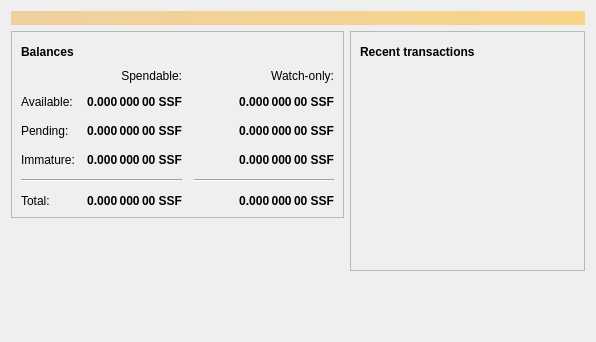
<?xml version="1.0" encoding="UTF-8"?>
<ui version="4.0">
 <class>OverviewPage</class>
 <widget class="QWidget" name="OverviewPage">
  <property name="geometry">
   <rect>
    <x>0</x>
    <y>0</y>
    <width>596</width>
    <height>342</height>
   </rect>
  </property>
  <property name="windowTitle">
   <string>Form</string>
  </property>
  <layout class="QVBoxLayout" name="topLayout">
   <item>
    <widget class="QLabel" name="labelAlerts">
     <property name="visible">
      <bool>false</bool>
     </property>
     <property name="styleSheet">
      <string notr="true">QLabel { background-color: qlineargradient(x1: 0, y1: 0, x2: 1, y2: 0, stop:0 #F0D0A0, stop:1 #F8D488); color:#000000; }</string>
     </property>
     <property name="wordWrap">
      <bool>true</bool>
     </property>
     <property name="margin">
      <number>3</number>
     </property>
     <property name="textInteractionFlags">
      <set>Qt::TextSelectableByMouse</set>
     </property>
    </widget>
   </item>
   <item>
    <layout class="QHBoxLayout" name="horizontalLayout" stretch="1,1">
     <item>
      <layout class="QVBoxLayout" name="verticalLayout_2">
       <item>
        <widget class="QFrame" name="frame">
         <property name="frameShape">
          <enum>QFrame::StyledPanel</enum>
         </property>
         <property name="frameShadow">
          <enum>QFrame::Raised</enum>
         </property>
         <layout class="QVBoxLayout" name="verticalLayout_4">
          <item>
           <layout class="QHBoxLayout" name="horizontalLayout_4">
            <item>
             <widget class="QLabel" name="label_5">
              <property name="font">
               <font>
                <weight>75</weight>
                <bold>true</bold>
               </font>
              </property>
              <property name="text">
               <string>Balances</string>
              </property>
             </widget>
            </item>
            <item>
             <widget class="QPushButton" name="labelWalletStatus">
              <property name="enabled">
               <bool>true</bool>
              </property>
              <property name="maximumSize">
               <size>
                <width>30</width>
                <height>16777215</height>
               </size>
              </property>
              <property name="toolTip">
               <string>The displayed information may be out of date. Your wallet automatically synchronizes with the SolarCoin network after a connection is established, but this process has not completed yet.</string>
              </property>
              <property name="text">
               <string/>
              </property>
              <property name="icon">
               <iconset resource="../bitcoin.qrc">
                <normaloff>:/icons/warning</normaloff>
                <disabledoff>:/icons/warning</disabledoff>:/icons/warning</iconset>
              </property>
              <property name="iconSize">
               <size>
                <width>24</width>
                <height>24</height>
               </size>
              </property>
              <property name="flat">
               <bool>true</bool>
              </property>
             </widget>
            </item>
            <item>
             <spacer name="horizontalSpacer_3">
              <property name="orientation">
               <enum>Qt::Horizontal</enum>
              </property>
              <property name="sizeHint" stdset="0">
               <size>
                <width>40</width>
                <height>20</height>
               </size>
              </property>
             </spacer>
            </item>
           </layout>
          </item>
          <item>
           <layout class="QGridLayout" name="gridLayout">
            <property name="spacing">
             <number>12</number>
            </property>
            <item row="2" column="2">
             <widget class="QLabel" name="labelWatchPending">
              <property name="font">
               <font>
                <weight>75</weight>
                <bold>true</bold>
               </font>
              </property>
              <property name="cursor">
               <cursorShape>IBeamCursor</cursorShape>
              </property>
              <property name="toolTip">
               <string>Unconfirmed transactions to watch-only addresses</string>
              </property>
              <property name="text">
               <string notr="true">0.000 000 00 SSF</string>
              </property>
              <property name="alignment">
               <set>Qt::AlignRight|Qt::AlignTrailing|Qt::AlignVCenter</set>
              </property>
              <property name="textInteractionFlags">
               <set>Qt::LinksAccessibleByMouse|Qt::TextSelectableByKeyboard|Qt::TextSelectableByMouse</set>
              </property>
             </widget>
            </item>
            <item row="2" column="1">
             <widget class="QLabel" name="labelUnconfirmed">
              <property name="font">
               <font>
                <weight>75</weight>
                <bold>true</bold>
               </font>
              </property>
              <property name="cursor">
               <cursorShape>IBeamCursor</cursorShape>
              </property>
              <property name="toolTip">
               <string>Total of transactions that have yet to be confirmed, and do not yet count toward the spendable balance</string>
              </property>
              <property name="text">
               <string notr="true">0.000 000 00 SSF</string>
              </property>
              <property name="alignment">
               <set>Qt::AlignRight|Qt::AlignTrailing|Qt::AlignVCenter</set>
              </property>
              <property name="textInteractionFlags">
               <set>Qt::LinksAccessibleByMouse|Qt::TextSelectableByKeyboard|Qt::TextSelectableByMouse</set>
              </property>
             </widget>
            </item>
            <item row="3" column="2">
             <widget class="QLabel" name="labelWatchImmature">
              <property name="font">
               <font>
                <weight>75</weight>
                <bold>true</bold>
               </font>
              </property>
              <property name="cursor">
               <cursorShape>IBeamCursor</cursorShape>
              </property>
              <property name="toolTip">
               <string>Mined balance in watch-only addresses that has not yet matured</string>
              </property>
              <property name="text">
               <string notr="true">0.000 000 00 SSF</string>
              </property>
              <property name="alignment">
               <set>Qt::AlignRight|Qt::AlignTrailing|Qt::AlignVCenter</set>
              </property>
              <property name="textInteractionFlags">
               <set>Qt::LinksAccessibleByMouse|Qt::TextSelectableByKeyboard|Qt::TextSelectableByMouse</set>
              </property>
             </widget>
            </item>
            <item row="4" column="0" colspan="2">
             <widget class="Line" name="line">
              <property name="orientation">
               <enum>Qt::Horizontal</enum>
              </property>
             </widget>
            </item>
            <item row="4" column="2">
             <widget class="Line" name="lineWatchBalance">
              <property name="sizePolicy">
               <sizepolicy hsizetype="Preferred" vsizetype="Fixed">
                <horstretch>0</horstretch>
                <verstretch>0</verstretch>
               </sizepolicy>
              </property>
              <property name="minimumSize">
               <size>
                <width>140</width>
                <height>0</height>
               </size>
              </property>
              <property name="orientation">
               <enum>Qt::Horizontal</enum>
              </property>
             </widget>
            </item>
            <item row="5" column="0">
             <widget class="QLabel" name="labelTotalText">
              <property name="text">
               <string>Total:</string>
              </property>
             </widget>
            </item>
            <item row="3" column="1">
             <widget class="QLabel" name="labelImmature">
              <property name="font">
               <font>
                <weight>75</weight>
                <bold>true</bold>
               </font>
              </property>
              <property name="cursor">
               <cursorShape>IBeamCursor</cursorShape>
              </property>
              <property name="toolTip">
               <string>Mined balance that has not yet matured</string>
              </property>
              <property name="text">
               <string notr="true">0.000 000 00 SSF</string>
              </property>
              <property name="alignment">
               <set>Qt::AlignRight|Qt::AlignTrailing|Qt::AlignVCenter</set>
              </property>
              <property name="textInteractionFlags">
               <set>Qt::LinksAccessibleByMouse|Qt::TextSelectableByKeyboard|Qt::TextSelectableByMouse</set>
              </property>
             </widget>
            </item>
            <item row="2" column="3">
             <spacer name="horizontalSpacer_2">
              <property name="orientation">
               <enum>Qt::Horizontal</enum>
              </property>
              <property name="sizeHint" stdset="0">
               <size>
                <width>40</width>
                <height>20</height>
               </size>
              </property>
             </spacer>
            </item>
            <item row="3" column="0">
             <widget class="QLabel" name="labelImmatureText">
              <property name="text">
               <string>Immature:</string>
              </property>
             </widget>
            </item>
            <item row="5" column="1">
             <widget class="QLabel" name="labelTotal">
              <property name="font">
               <font>
                <weight>75</weight>
                <bold>true</bold>
               </font>
              </property>
              <property name="cursor">
               <cursorShape>IBeamCursor</cursorShape>
              </property>
              <property name="toolTip">
               <string>Your current total balance</string>
              </property>
              <property name="text">
               <string notr="true">0.000 000 00 SSF</string>
              </property>
              <property name="alignment">
               <set>Qt::AlignRight|Qt::AlignTrailing|Qt::AlignVCenter</set>
              </property>
              <property name="textInteractionFlags">
               <set>Qt::LinksAccessibleByMouse|Qt::TextSelectableByKeyboard|Qt::TextSelectableByMouse</set>
              </property>
             </widget>
            </item>
            <item row="5" column="2">
             <widget class="QLabel" name="labelWatchTotal">
              <property name="font">
               <font>
                <weight>75</weight>
                <bold>true</bold>
               </font>
              </property>
              <property name="cursor">
               <cursorShape>IBeamCursor</cursorShape>
              </property>
              <property name="toolTip">
               <string>Current total balance in watch-only addresses</string>
              </property>
              <property name="text">
               <string notr="true">0.000 000 00 SSF</string>
              </property>
              <property name="alignment">
               <set>Qt::AlignRight|Qt::AlignTrailing|Qt::AlignVCenter</set>
              </property>
              <property name="textInteractionFlags">
               <set>Qt::LinksAccessibleByMouse|Qt::TextSelectableByKeyboard|Qt::TextSelectableByMouse</set>
              </property>
             </widget>
            </item>
            <item row="0" column="2">
             <widget class="QLabel" name="labelWatchonly">
              <property name="text">
               <string>Watch-only:</string>
              </property>
              <property name="alignment">
               <set>Qt::AlignRight|Qt::AlignTrailing|Qt::AlignVCenter</set>
              </property>
             </widget>
            </item>
            <item row="1" column="0">
             <widget class="QLabel" name="labelBalanceText">
              <property name="text">
               <string>Available:</string>
              </property>
             </widget>
            </item>
            <item row="1" column="1">
             <widget class="QLabel" name="labelBalance">
              <property name="font">
               <font>
                <weight>75</weight>
                <bold>true</bold>
               </font>
              </property>
              <property name="cursor">
               <cursorShape>IBeamCursor</cursorShape>
              </property>
              <property name="toolTip">
               <string>Your current spendable balance</string>
              </property>
              <property name="text">
               <string notr="true">0.000 000 00 SSF</string>
              </property>
              <property name="alignment">
               <set>Qt::AlignRight|Qt::AlignTrailing|Qt::AlignVCenter</set>
              </property>
              <property name="textInteractionFlags">
               <set>Qt::LinksAccessibleByMouse|Qt::TextSelectableByKeyboard|Qt::TextSelectableByMouse</set>
              </property>
             </widget>
            </item>
            <item row="1" column="2">
             <widget class="QLabel" name="labelWatchAvailable">
              <property name="font">
               <font>
                <weight>75</weight>
                <bold>true</bold>
               </font>
              </property>
              <property name="cursor">
               <cursorShape>IBeamCursor</cursorShape>
              </property>
              <property name="toolTip">
               <string>Your current balance in watch-only addresses</string>
              </property>
              <property name="text">
               <string notr="true">0.000 000 00 SSF</string>
              </property>
              <property name="alignment">
               <set>Qt::AlignRight|Qt::AlignTrailing|Qt::AlignVCenter</set>
              </property>
              <property name="textInteractionFlags">
               <set>Qt::LinksAccessibleByMouse|Qt::TextSelectableByKeyboard|Qt::TextSelectableByMouse</set>
              </property>
             </widget>
            </item>
            <item row="2" column="0">
             <widget class="QLabel" name="labelPendingText">
              <property name="text">
               <string>Pending:</string>
              </property>
             </widget>
            </item>
            <item row="0" column="1">
             <widget class="QLabel" name="labelSpendable">
              <property name="text">
               <string>Spendable:</string>
              </property>
              <property name="alignment">
               <set>Qt::AlignRight|Qt::AlignTrailing|Qt::AlignVCenter</set>
              </property>
             </widget>
            </item>
           </layout>
          </item>
         </layout>
        </widget>
       </item>
       <item>
        <spacer name="verticalSpacer">
         <property name="orientation">
          <enum>Qt::Vertical</enum>
         </property>
         <property name="sizeHint" stdset="0">
          <size>
           <width>20</width>
           <height>40</height>
          </size>
         </property>
        </spacer>
       </item>
      </layout>
     </item>
     <item>
      <layout class="QVBoxLayout" name="verticalLayout_3">
       <item>
        <widget class="QFrame" name="frame_2">
         <property name="frameShape">
          <enum>QFrame::StyledPanel</enum>
         </property>
         <property name="frameShadow">
          <enum>QFrame::Raised</enum>
         </property>
         <layout class="QVBoxLayout" name="verticalLayout">
          <item>
           <layout class="QHBoxLayout" name="horizontalLayout_2">
            <item>
             <widget class="QLabel" name="label_4">
              <property name="font">
               <font>
                <weight>75</weight>
                <bold>true</bold>
               </font>
              </property>
              <property name="text">
               <string>Recent transactions</string>
              </property>
             </widget>
            </item>
            <item>
             <widget class="QPushButton" name="labelTransactionsStatus">
              <property name="enabled">
               <bool>true</bool>
              </property>
              <property name="maximumSize">
               <size>
                <width>30</width>
                <height>16777215</height>
               </size>
              </property>
              <property name="toolTip">
               <string>The displayed information may be out of date. Your wallet automatically synchronizes with the SolarCoin network after a connection is established, but this process has not completed yet.</string>
              </property>
              <property name="text">
               <string/>
              </property>
              <property name="icon">
               <iconset resource="../bitcoin.qrc">
                <normaloff>:/icons/warning</normaloff>
                <disabledoff>:/icons/warning</disabledoff>:/icons/warning</iconset>
              </property>
              <property name="iconSize">
               <size>
                <width>24</width>
                <height>24</height>
               </size>
              </property>
              <property name="flat">
               <bool>true</bool>
              </property>
             </widget>
            </item>
            <item>
             <spacer name="horizontalSpacer">
              <property name="orientation">
               <enum>Qt::Horizontal</enum>
              </property>
              <property name="sizeHint" stdset="0">
               <size>
                <width>40</width>
                <height>20</height>
               </size>
              </property>
             </spacer>
            </item>
           </layout>
          </item>
          <item>
           <widget class="QListView" name="listTransactions">
            <property name="styleSheet">
             <string notr="true">QListView { background: transparent; }</string>
            </property>
            <property name="frameShape">
             <enum>QFrame::NoFrame</enum>
            </property>
            <property name="verticalScrollBarPolicy">
             <enum>Qt::ScrollBarAlwaysOff</enum>
            </property>
            <property name="horizontalScrollBarPolicy">
             <enum>Qt::ScrollBarAlwaysOff</enum>
            </property>
            <property name="selectionMode">
             <enum>QAbstractItemView::NoSelection</enum>
            </property>
           </widget>
          </item>
         </layout>
        </widget>
       </item>
       <item>
        <spacer name="verticalSpacer_2">
         <property name="orientation">
          <enum>Qt::Vertical</enum>
         </property>
         <property name="sizeHint" stdset="0">
          <size>
           <width>20</width>
           <height>40</height>
          </size>
         </property>
        </spacer>
       </item>
      </layout>
     </item>
    </layout>
   </item>
  </layout>
 </widget>
 <resources/>
 <connections/>
</ui>
